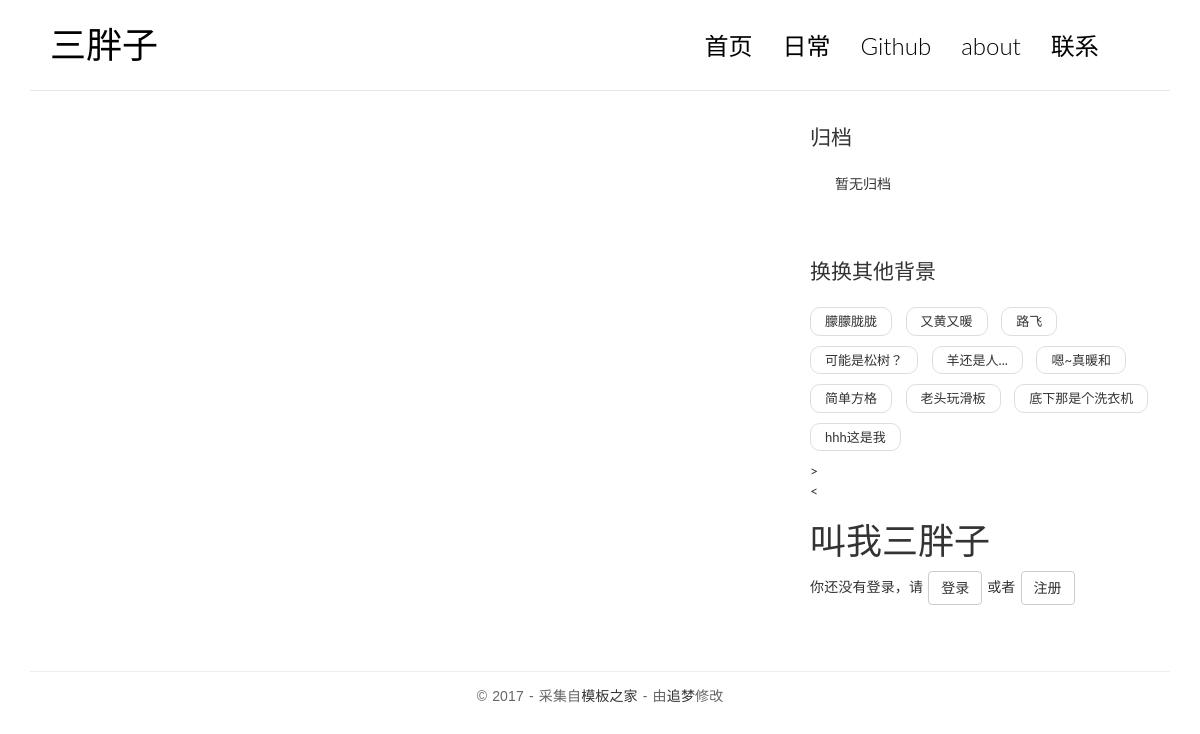
Before: /talking/ with the older database file.
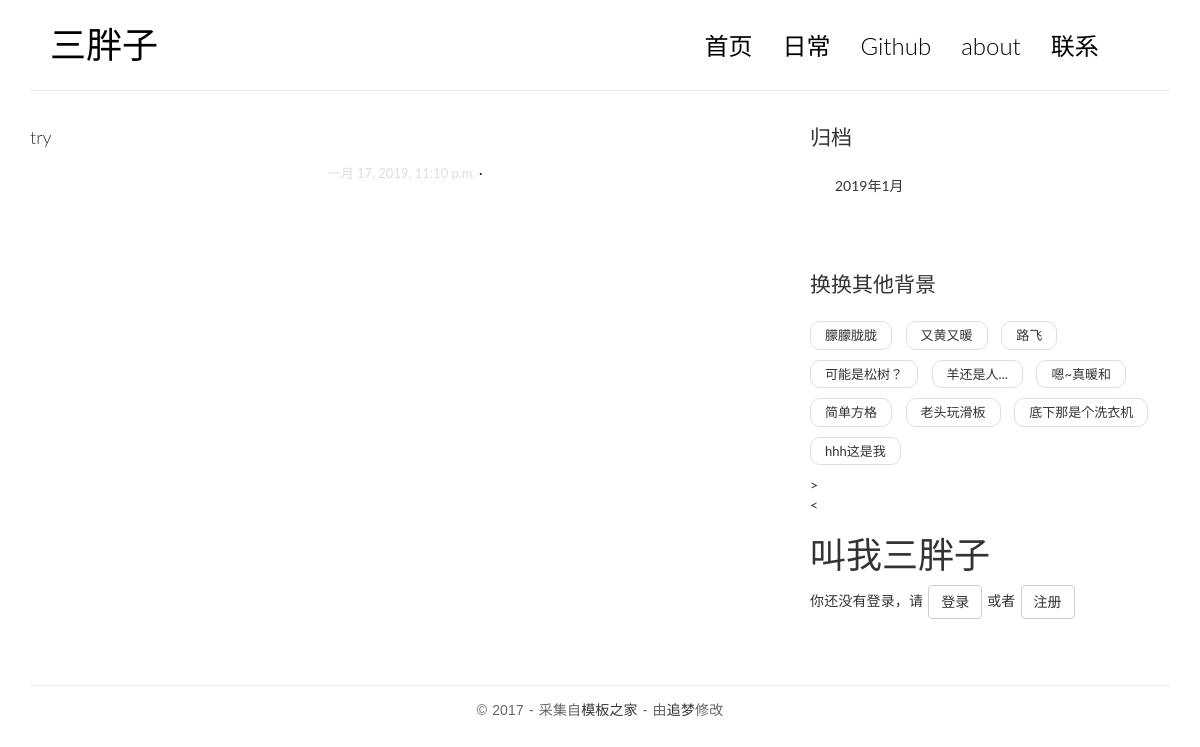
After: the same page with the newer database file.
### talk/models.py (models this page shows, shortened)
@python_2_unicode_compatible
class Talk(models.Model):
    body=models.TextField()
    created_time=models.DateTimeField()

### talk/views.py (the view)
# urls.py: url(r'^talking/$',views.talking,name='talking'),
def talking(request):
    talk_list=Talk.objects.all().order_by('-created_time')
    return render(request,'myblog/talking.html',context={'talk_list':talk_list})

### talk/templatetags/talk_tags.py (called while the page is built)
@register.simple_tag
def archives1():
    return Talk.objects.dates('created_time','month',order='DESC')

### templates/myblog/talking.html (shortened to what this page needs)
{% load staticfiles %}
{% load talk_tags %}
<!DOCTYPE html>
<html>
<head>
    <link rel="stylesheet" href="{% static 'myblog/css/bootstrap.min.css' %}">
    <link rel="stylesheet" href="http://code.ionicframework.com/ionicons/2.0.1/css/ionicons.min.css">
    <link rel="stylesheet" href="{% static 'myblog/css/pace.css' %}">
    <link rel="stylesheet" href="{% static 'myblog/css/custom.css' %}">
    <link rel="stylesheet" href="{% static 'myblog/css/highlights/github.css' %}">
</head>
<body id="img">
<div class="container navbar-fixed-top">
    <header id="site-header">
        <div class="row">
            <div class="col-md-4 col-sm-5 col-xs-8">
                <div class="logo">
                    <h1><a href="{% url 'myblog:index' %}"><b>三胖子</b></a></h1>
                </div>
            </div>
            <div class="col-md-8 col-sm-7 col-xs-4">
                <nav class="main-nav" role="navigation">
                    <div class="collapse navbar-collapse" id="bs-example-navbar-collapse-1">
                        <ul class="nav navbar-nav navbar-right">
                            <li class="cl-effect-11"><a href="{% url 'myblog:index' %}" data-hover="首页">首页</a></li>
                            <li class="cl-effect-11"><a href="{% url 'talk:talking' %}" data-hover="日常">日常</a></li>
                            <li class="cl-effect-11"><a href="https://github.com/xusanpangzi" target="_blank" data-hover="Github">Github</a></li>
                            <li class="cl-effect-11"><a href="{% url 'myblog:about' %}" data-hover="about">about</a></li>
                            <li class="cl-effect-11"><a href="mailto:767306336@qq.com" data-hover="联系">联系</a></li>
                        </ul>
                    </div>
                </nav>
            </div>
        </div>
    </header>
</div>
<div class="content-body">
    <div class="container">
        <div class="row">
            <main class="col-md-8">
            <br><br><br><br><br><br>
                {% for talk in talk_list %}
                <article>
                    <header class="entry-header">
                        <h1 class="entry-content clearfix"><a name=#>{{ talk.body|safe }}</a></h1>
                        <div class="entry-meta">
                            <span class="post-date"><time class="entry-date" datetime="{{ talk.create_time }}">{{ talk.created_time }}</time></span>
                        </div>
                    </header>
                </article>
                {% endfor %}
            </main>
            <aside class="col-md-4">
            <br><br><br><br>
                <div class="widget widget-archives" id="div2">
                    <h3 class="widget-title">归档</h3>
                    {% archives1 as date_list1 %}
                    <ul>
                        {% for date1 in date_list1 %}
                            <li>
                                <a href="#">
                                {{ date1.year }}年{{ date1.month }}月
                                </a>
                            </li>
                        {% empty %}
                        暂无归档
                        {% endfor %}
                    </ul>
                </div>
            <div class="widget widget-tag-cloud" id="div6">
				<br>
				<h3 class="widget-title">换换其他背景</h3>
				<ul>
				<li>
				<input name="button" type="button" id="button" onClick="document.getElementById('img').style.backgroundImage='url(https://i.loli.net/2018/08/04/5b6574c088d34.jpg)'" value="朦朦胧胧">
				</li>
				<li>
				<input name="button" type="button" id="button" onClick="document.getElementById('img').style.backgroundImage='url(https://i.loli.net/2018/08/04/5b6571f337c1f.jpg)'" value="又黄又暖">
				</li>
				<li>
				<input name="button" type="button" id="button" onClick="document.getElementById('img').style.backgroundImage='url(https://i.loli.net/2018/08/04/5b656d3b1ef58.jpg)'" value="路飞">
				</li>
				<li>
				<input name="button" type="button" id="button" onClick="document.getElementById('img').style.backgroundImage='url(https://i.loli.net/2018/08/04/5b656d3b207f8.jpg)'" value="可能是松树？">
				</li>
				<li>
				<input name="button" type="button" id="button" onClick="document.getElementById('img').style.backgroundImage='url(https://i.loli.net/2018/08/04/5b657e67d137e.jpg)'" value="羊还是人...">
				</li>
				<li>
				<input name="button" type="button" id="button" onClick="document.getElementById('img').style.backgroundImage='url(https://i.loli.net/2018/08/04/5b6571f3aa7bc.jpg)'" value="嗯~真暖和">
				</li>
				<li>
				<input name="button" type="button" id="button" onClick="document.getElementById('img').style.backgroundImage='url(https://i.loli.net/2018/08/04/5b65aa00c9180.jpg)'" value="简单方格">
				</li>
				<li>
				<input name="button" type="button" id="button" onClick="document.getElementById('img').style.backgroundImage='url(https://i.loli.net/2018/08/04/5b65a903f21f2.gif)'" value="老头玩滑板">
				</li>
				<li>
				<input name="button" type="button" id="button" onClick="document.getElementById('img').style.backgroundImage='url(https://i.loli.net/2018/08/04/5b65734c86036.jpg)'" value="底下那是个洗衣机">
				</li>
				<li>
				<input name="button" type="button" id="button" onClick="document.getElementById('img').style.backgroundImage='url(https://i.loli.net/2018/08/04/5b65a92e3cc87.jpg)'" value="hhh这是我">
				</li>
				</ul>
				>
			</div>
                <div>
 <div><
 <br><br>
            <h1 class="logo"><a href="{% url 'myblog:index' %}">叫我三胖子</a></h1>
            {% if user.is_authenticated %}
                <p>你已登录，欢迎你：<a href="#">{{ user.username }}</a></p>
                <a href="{% url 'logout' %}?next={{ request.path }}"><button class="btn btn-default">注销登录
                </button></a>
                <a href="{% url 'password_change' %}?next={{ request.path }}"><button class="btn btn-default">修改密码
                </button></a>
            {% else %}
                <p>你还没有登录，请
                    <a href="{% url 'login' %}?next={{ request.path }}"><button class="btn btn-default">登录
                    </button></a>
                    或者
                    <a href="{% url 'users:register' %}?next={{ request.path }}"><button class="btn btn-default">注册
                    </button></a>
                </p>
            {% endif %}
        </div>
               </div>
            </aside>
        </div>
    </div>
</div>
<footer id="site-footer">
    <div class="container">
        <div class="row">
            <div class="col-md-12">
                <p class="copyright">&copy 2017 - 采集自<a href="http://www.cssmoban.com/"
                                                        target="_blank" title="模板之家">模板之家</a>
                    - 由<a href="http://zmrenwu.com/" title="网页模板" target="_blank">追梦</a>修改
                </p>
            </div>
        </div>
    </div>
</footer>
</body>
</html>

### static/myblog/css/custom.css (style rules this page uses)
* { outline: none; }
h1, h2, h3, h4, h5, h6 { margin-top: 0; }
b { font-weight: 400; }
a { color: #333; }
body { font-family: 'Lato', sans-serif; background-attachment: fixed; background-size:100% 100%; display:none; }
p { font-family: 'Ubuntu', sans-serif; font-weight: 400; word-spacing: 1px; letter-spacing: 0.01em; }
#site-header { background-color: rgba(255, 255, 255, 0.2); padding: 25px 20px; margin-bottom: 40px; border-bottom: 1px solid #e7e7e7; }
.logo h1 a { color: #000; }
.logo h1 { margin: 0; font-family: 'Lato', sans-serif; font-weight: 300; background: rgba(255, 255, 255, 0); }
.main-nav { margin-top: 11px; max-width: 95%; }
.main-nav a { color: #000000 !important; padding: 0 0 5px 0 !important; margin-right: 30px; font-family: 'Lato', sans-serif; font-weight: 300; font-size: 24px; }
.cl-effect-11 a { padding: 10px 0; color: #0972b4; text-shadow: none; }
.cl-effect-11 a::before { position: absolute; top: 0; left: 0; overflow: hidden; padding: 0 0 5px 0 !important; max-width: 0; border-bottom: 1px solid #000; color: #000; content: attr(data-hover); white-space: nowrap; -webkit-transition: max-width 0.5s; -moz-transition: max-width 0.5s; transition: max-width 0.5s; }
.content-body { padding-bottom: 4em; }
.entry-meta { text-align: center; color: #DDDDDD; font-size: 13px; margin-bottom: 30px; }
.entry-content { font-size: 18px; line-height: 1.9; font-weight: 300; color: #000; }
.post-category::after, .post-date::after, .post-author::after, .comments-link::after { content: ' ·'; color: #000; }
.widget { background: rgba(255, 255, 255, 0); padding: 30px 0 0; }
.widget-title { font-size: 1.5em; margin-bottom: 20px; line-height: 1.6; padding: 10px 0 0; font-weight: 400; }
.widget-archives ul { padding: 0; margin: 0; padding-left: 25px; }
.widget-archives ul li { list-style-type: none; position: relative; line-height: 170%; margin-bottom: 10px; }
.widget-archives ul li::before { content: '\f3f3'; font-family: "Ionicons"; position: absolute; left: -25px; top: 1px; font-size: 16px; color: #000; }
.widget-tag-cloud ul { padding: 0; margin: 0; margin-right: -10px; }
.widget-tag-cloud ul li { list-style-type: none; font-size: 13px; display: inline-block; margin-right: 10px; margin-bottom: 10px; padding: 3px 8px; border: 1px solid #ddd; border-radius:10px }
#site-footer { padding-top: 10px; padding: 0 0 1.5em 0; }
.copyright { text-align: center; padding-top: 1em; margin: 0; border-top: 1px solid #eee; color: #666; }

Changed rows visible on the page:
added Talk: body "try", created_time "一月 17, 2019, 11:10 p.m."
Other visible differences:
new list line: "2019 年 1 月"
text no longer shown: "暂无归档"
